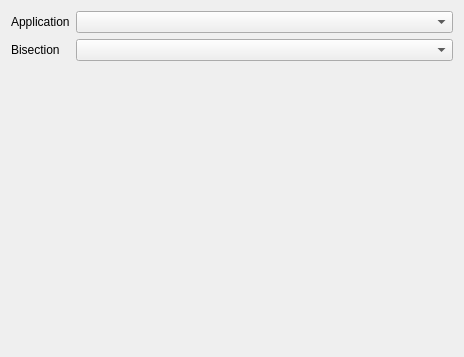
<?xml version="1.0" encoding="UTF-8"?>
<ui version="4.0">
 <class>Intro</class>
 <widget class="QWidget" name="Intro">
  <property name="geometry">
   <rect>
    <x>0</x>
    <y>0</y>
    <width>464</width>
    <height>357</height>
   </rect>
  </property>
  <property name="windowTitle">
   <string>Form</string>
  </property>
  <layout class="QVBoxLayout" name="verticalLayout">
   <item>
    <layout class="QFormLayout" name="formLayout">
     <item row="0" column="0">
      <widget class="QLabel" name="label">
       <property name="text">
        <string>Application</string>
       </property>
      </widget>
     </item>
     <item row="0" column="1">
      <widget class="QComboBox" name="app_combo"/>
     </item>
     <item row="1" column="0">
      <widget class="QLabel" name="label_2">
       <property name="text">
        <string>Bisection</string>
       </property>
      </widget>
     </item>
     <item row="1" column="1">
      <widget class="QComboBox" name="bisect_combo"/>
     </item>
    </layout>
   </item>
  </layout>
 </widget>
 <resources/>
 <connections/>
</ui>
